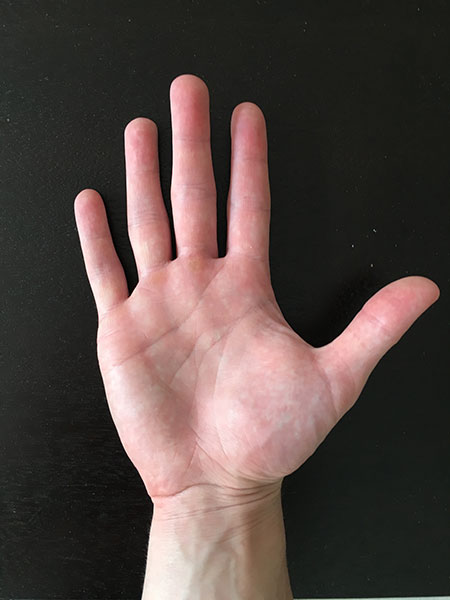
#> input picture data_and_features/hand.jpg, 450 x 600 px
$ python -i explore.py   (imports and definitions only)   (older library calls are emulated)
#> lines starting #> are read from the running program, lines starting #| are printed output that depends on the picture; after the words box and inside, x2 and y2 are one past the last pixel; in counts of white or black regions, pixels touching at a corner belong together
#> further down, picture is the input picture: shape (600, 450, 3); mean B, G, R 67, 70.8, 84.8
import numpy as np
import os
import cv2
from sklearn.preprocessing import LabelEncoder, StandardScaler
from sklearn.model_selection import train_test_split
import matplotlib.pyplot as plt
import seaborn as sns
from pathlib import Path


# [86 lines left out: functions load_templates, extract_template_features, not called in this run]


def extract_global_features(img):
    """
    Extract 8 global image features.

    Args:
        img: OpenCV image (BGR format)

    Returns:
        features: 1D numpy array of 8 global features
    """
    # Resize image to standard size for consistency
    img_resized = cv2.resize(img, (200, 300))
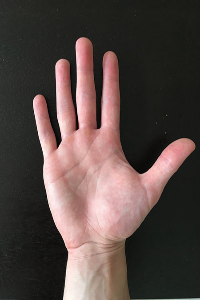
#> img_resized: shape (300, 200, 3); mean B, G, R 67, 70.8, 84.8

    # Convert to different color spaces
    gray = cv2.cvtColor(img_resized, cv2.COLOR_BGR2GRAY)
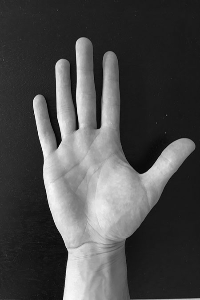
#> gray: shape (300, 200); min 1, max 249, mean 74.6
    hsv = cv2.cvtColor(img_resized, cv2.COLOR_BGR2HSV)
#> hsv: shape (300, 200, 3); mean H, S, V 39.3, 43.8, 85.8

    # Feature 1: Mean Red Channel
    mean_red = np.mean(img_resized[:, :, 2])  # BGR format, R is index 2
#> mean_red = 84.77

    # Feature 2: Mean Green Channel
    mean_green = np.mean(img_resized[:, :, 1])
#> mean_green = 70.81

    # Feature 3: Mean Blue Channel
    mean_blue = np.mean(img_resized[:, :, 0])
#> mean_blue = 67.02

    # Feature 4: HSV Saturation Mean
    mean_saturation = np.mean(hsv[:, :, 1])
#> mean_saturation = 43.81

    # Feature 5: HSV Value (Brightness) Mean
    mean_value = np.mean(hsv[:, :, 2])
#> mean_value = 85.78

    # Feature 6: Edge Density
    edges = cv2.Canny(gray, 50, 150)
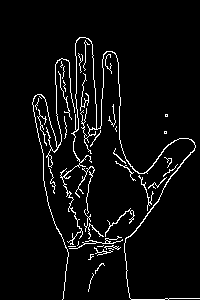
#> edges: shape (300, 200); 4.9% white in thin lines or dots, all inside (x1, y1, x2, y2) = (32, 37, 200, 300)
    edge_density = np.sum(edges > 0) / (edges.shape[0] * edges.shape[1])
#> edge_density = 0.0491

    # Feature 7: Color Variance (across all channels)
    color_variance = np.var(img_resized)
#> color_variance = 4924.8

    # Feature 8: Texture Complexity (using standard deviation of Laplacian)
    laplacian = cv2.Laplacian(gray, cv2.CV_64F)
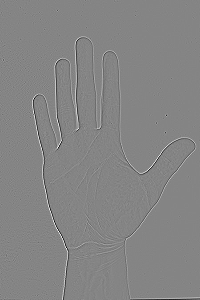
#> laplacian: shape (300, 200) float64; min -381, max 350, mean -0.1; drawn with min black and max white
    texture_complexity = np.std(laplacian)
#> texture_complexity = 27.88

    # Combine all features
    features = np.array([
        mean_red, mean_green, mean_blue,
        mean_saturation, mean_value,
        edge_density, color_variance, texture_complexity
    ])
#> features = [84.77, 70.81, 67.02, 43.81, 85.78, 0.0491, 4924.8, 27.88]

    return features


# [96 lines left out: function load_card_data, not called in this run]


# [177 lines not run here, left out]

>>> import cv2
>>> picture = cv2.imread('hand.jpg')
>>> result = extract_global_features(picture)
#> result has the same summary as features in extract_global_features
